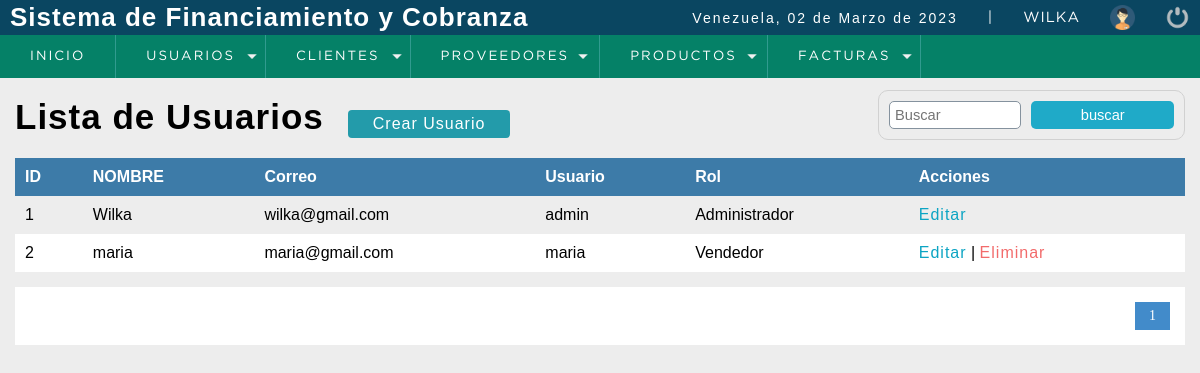
The page /sistema/lista_usuarios.php (signed in) on the database its author committed.
### tables this page shows
CREATE TABLE `usuario` (
  `idusuario` int(11) NOT NULL,
  `nombre` varchar(50) DEFAULT NULL,
  `correo` varchar(100) DEFAULT NULL,
  `usuario` varchar(15) DEFAULT NULL,
  `clave` varchar(100) DEFAULT NULL,
  `rol` int(11) DEFAULT NULL,
  `estatus` int(11) NOT NULL DEFAULT '1'
);

CREATE TABLE `rol` (
  `idrol` int(11) NOT NULL,
  `rol` varchar(20) DEFAULT NULL
);

### sistema/includes/functions.php (called while the page is built, shortened)
<?php
	function fechaC(){
		$mes = array("","Enero",
					  "Febrero",
					  "Marzo",
					  "Abril",
					  "Mayo",
					  "Junio",
					  "Julio",
					  "Agosto",
					  "Septiembre",
					  "Octubre",
					  "Noviembre",
					  "Diciembre");
		return date('d')." de ". $mes[date('n')] . " de " . date('Y');
	}
 ?>

### sistema/lista_usuarios.php (the view, shortened to what this page needs)
<?php
	include "../conexion.php";
?>
<!DOCTYPE html>
<html lang="es">
<head>
	<?php include "includes/scripts.php" ?>
</head>
<body>
	<?php include "includes/header.php"; ?>
	<section id="container">
		<h1>Lista de Usuarios</h1>
		<a href="registro_usuario.php" class="btn_new">Crear Usuario</a>
		<form action="buscar_usuario.php" method="get" class="form_search ">
			<input type="text" name="busqueda" id="busqueda" placeholder="Buscar">
			<input type="submit" value="buscar" class="btn_search">
		</form>
		<table>
			<tr>
			<th>ID</th>
			<th>NOMBRE</th>
			<th>Correo</th>
			<th>Usuario</th>
			<th>Rol</th>
			<th>Acciones</th>
			</tr>
<?php
		$sql_registe = mysqli_query($conection, "SELECT COUNT(*) as total_registro FROM usuario WHERE estatus = 1");
		$result_register = mysqli_fetch_array($sql_registe);
		$total_registro = $result_register['total_registro'];
		$por_pagina = 5;
		if (empty($_GET['pagina'])) {
			$pagina = 1;
		}else{
			$pagina = $_GET['pagina'];
		}
		$desde = ($pagina-1) * $por_pagina;
		$total_paginas = ceil($total_registro / $por_pagina);
	$query = mysqli_query($conection,"SELECT u.idusuario, u.nombre, u.correo, u.usuario, r.rol FROM usuario u INNER JOIN rol r ON u.rol = r.idrol WHERE estatus = 1 ORDER BY u.idusuario ASC LIMIT $desde,$por_pagina");
	$result = mysqli_num_rows($query);
	if ($result > 0) {
		while ($data = mysqli_fetch_array($query)) {
			?>
			<tr>
				<td><?php echo $data['idusuario']; ?></td>
				<td><?php echo $data['nombre']; ?></td>
				<td><?php echo $data['correo']; ?></td>
				<td><?php echo $data['usuario']; ?></td>
				<td><?php echo $data['rol']; ?></td>
				<td>
					<a class="link_edit" href="editar_usuario.php?id=<?php echo $data['idusuario'];?>">Editar</a>
					<?php
						if ($data['idusuario'] != 1) {
					 ?>
					|
					<a class="link_delete" href="eliminar_confirmar_usuario.php?id=<?php echo $data['idusuario'];?>">Eliminar</a>
					<?php
				}
					 ?>
				</td>
			</tr>
<?php
		}
	}
?>
		</table>
		<div class="paginador">
			<ul>
				<?php
				for ($i=1; $i <= $total_paginas; $i++) {
				if ($i == $pagina) {
					echo '<li class="pageSeleted">'.$i.'</li>';
				}else{
					echo '<li><a href="?pagina='.$i.'">'.$i.'</a></li>';
				}
					}
				 ?>
			</ul>
		</div>
	</section>
</body>
</html>

### sistema/includes/scripts.php (shortened to what this page needs)
<?php
	include "includes/functions.php";
?>
	<link rel="stylesheet" type="text/css" href="css/style.css">
	<link rel="stylesheet" type="text/css" href="css/form.css">
	<link rel="stylesheet" type="text/css" href="css/lista_usuarios.css">
	<link rel="stylesheet" type="text/css" href="css/eliminar.css">
	<link rel="stylesheet" type="text/css" href="css/paginador.css">
	<link rel="stylesheet" type="text/css" href="css/buscador.css">

### sistema/includes/header.php (shortened to what this page needs)
<header>
		<div class="header">
			<h1>Sistema de Financiamiento y Cobranza</h1>
			<div class="optionsBar">
				<p>Venezuela, <?php echo fechaC(); ?></p>
				<span>|</span>
				<span class="user"><?php echo $_SESSION['nombre']; ?></span>
				<img class="photouser" src="img/user.png" alt="Usuario">
				<a href="../salir.php"><img class="close" src="img/salir.png" alt="Salir del sistema" title="Salir"></a>
			</div>
		</div>
		<?php include "includes/nav.php"; ?>
	</header>

### sistema/includes/nav.php (shortened to what this page needs)
<nav>
			<ul>
				<li><a href="index.php">Inicio</a></li>
				<li class="principal">
					<a href="#">Usuarios</a>
				</li>
				<li class="principal">
					<a href="#">Clientes</a>
				</li>
				<li class="principal">
					<a href="#">Proveedores</a>
				</li>
				<li class="principal">
					<a href="#">Productos</a>
				</li>
				<li class="principal">
					<a href="#">Facturas</a>
				</li>
			</ul>
		</nav>

### sistema/css/style.css (style rules this page uses)
* { margin: 0; padding: 0; box-sizing: border-box; }
body { background: #ededed; }
h1, h2, h3, h4, h5, h6 { font-family: 'arial'; font-weight: bold; letter-spacing: 1px; }
h1 { font-size: 26px; }
p { font-family: 'arial'; letter-spacing: 2px; font-size: 14px; line-height: 20px; }
a { text-decoration: none; font-family: arial; letter-spacing: 1px; }
span { font-family: 'GothamBook'; letter-spacing: 1px; font-size: 14px; line-height: 20px; }
header { position: fixed; width: 100%; }
.header { color: #FFF; background: #0a4661; height: 35px; display: flex; justify-content: space-between; align-items: center; padding: 10px; }
.optionsBar { display: flex; justify-content: center; align-items: center; }
.optionsBar span { color: #FFF; font-size: 11pt; font-family: 'GothamBook'; text-transform: uppercase; margin-left: 30px; }
.photouser { margin-left: 30px; width: 25px; height: 25px; }
.close { width: 25px; height: 25px; }
.optionsBar a { display: flex; margin-left: 30px; }
nav ul { background: #058167; list-style: none; display: -webkit-flex; display: -moz-flex; display: -ms-flex; display: -o-flex; display: flex; justify-content: left; align-items: center; }
nav ul > li a { position: relative; }
nav a { color: #FFF; display: block; font-size: 10pt; font-family: 'GothamBook'; padding: 15px 30px; text-transform: uppercase; letter-spacing: 2px; transition: background .5s; border-right: 1px solid #319B8F; }
nav .principal > a { background: url(../images/arrow_bottom.png) no-repeat; background-position-x: 0%; background-position-y: 0%; background-size: auto auto; background-position: 94% center; background-size: 10px; }
#container { padding: 90px 15px 15px; }

### sistema/css/form.css (style rules this page uses)
form { background: #fff; margin: auto; padding: 20px 50px; border: 1px solid #d1d1d1; }
input,select { display: block; width: 100%; font-size: 11pt; padding: 5px; border: 1px solid #85929e; border-radius: 5px; }

### sistema/css/lista_usuarios.css (style rules this page uses)
#container h1 { font-size: 35px; display: inline-block; }
.btn_new { display: inline-block; background: #239baa; color: #fff; padding: 5px 25px; border-radius: 4px; margin: 20px; }
table { border-collapse: collapse; font-size: 12pt; font-family: 'Arial'; width: 100%; }
table th { text-align: left; padding: 10px; background: #3d7ba8; color: #fff; }
table tr:nth-child(odd) { background: #fff; }
table td { padding: 10px; }
.link_edit { color: #0ca4c3; }
.link_delete { color: #f26b6b; }

### sistema/css/paginador.css (style rules this page uses)
.paginador ul { padding: 15px; list-style: none; background: #fff; margin-top: 15px; display: flex; justify-content: flex-end; }
.paginador a, .pageSeleted { color: #428bca; border: 1px solid #ddd; padding: 5px; display: inline-block; font-size: 14px; text-align: center; width: 35px; }
.pageSeleted { color: #fff; background: #428bca; border: 1px solid #428bca; }

### sistema/css/buscador.css (style rules this page uses)
.form_search { display: flex; float: right; background: initial; padding: 10px; border-radius: 10px; }
.form_search .btn_search { background: #1faac8; color: #fff; padding: 0 15px; border: 0; cursor: pointer; margin-left: 10px; }

### rows shown on the page
usuario: idusuario "1", nombre "Wilka", correo "wilka@gmail.com", usuario "admin", rol.rol "Administrador"
usuario: idusuario "2", nombre "maria", correo "maria@gmail.com", usuario "maria", rol.rol "Vendedor"

### other values the page prints
fechaC() "02 de Marzo de 2023"
$_SESSION['nombre'] "WILKA"
